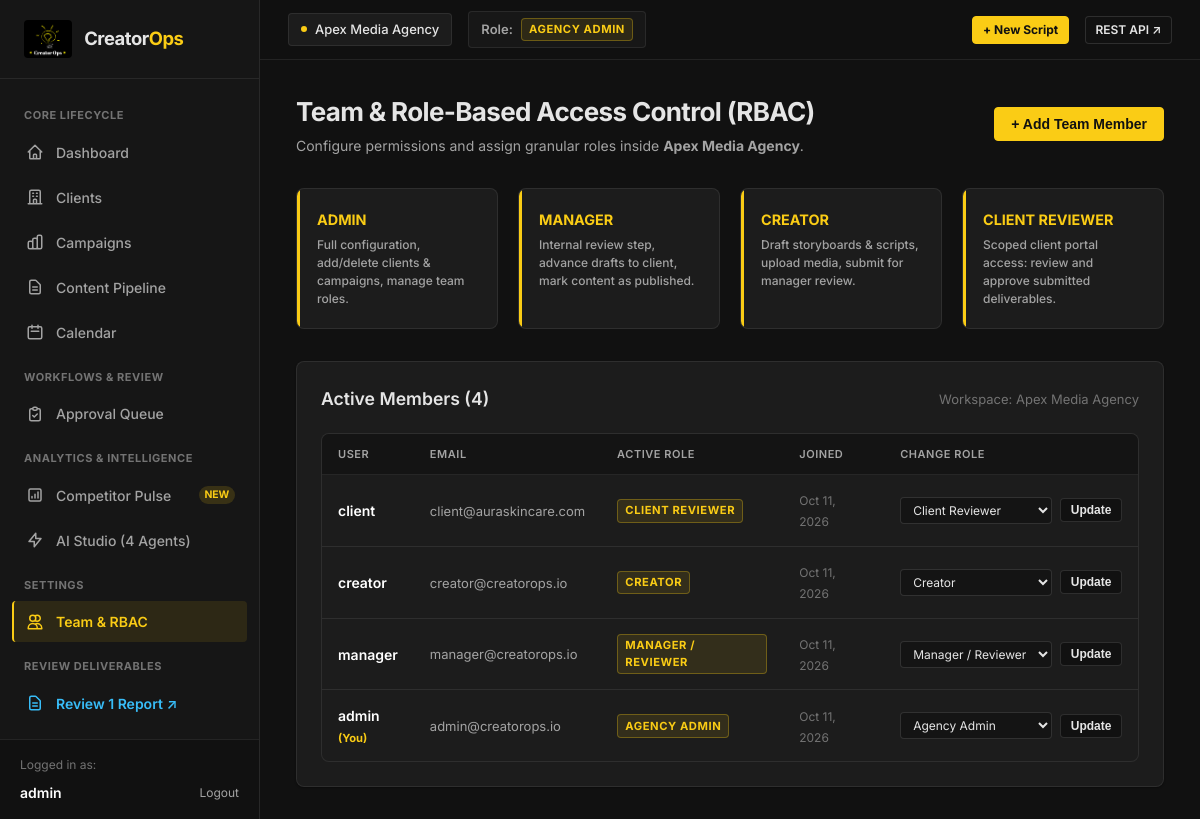
Page /workspaces/members/ (signed in) on the committed database.
### workspaces/models.py (models this page shows, shortened)
class Workspace(models.Model):
    name = models.CharField(max_length=255)
    slug = models.SlugField(max_length=255, unique=True, blank=True)
    description = models.TextField(blank=True, default="")
    created_at = models.DateTimeField(auto_now_add=True)
    updated_at = models.DateTimeField(auto_now=True)
    class Meta:
        ordering = ["name"]

class Membership(models.Model):
    class Role(models.TextChoices):
        ADMIN = "ADMIN", "Agency Admin"
        CREATOR = "CREATOR", "Creator"
        MANAGER = "MANAGER", "Manager / Reviewer"
        CLIENT_REVIEWER = "CLIENT_REVIEWER", "Client Reviewer"
    user = models.ForeignKey(User, on_delete=models.CASCADE, related_name="memberships")
    workspace = models.ForeignKey(Workspace, on_delete=models.CASCADE, related_name="memberships")
    role = models.CharField(max_length=20, choices=Role.choices, default=Role.CREATOR)
    created_at = models.DateTimeField(auto_now_add=True)
    class Meta:
        unique_together = ("user", "workspace")
        ordering = ["-created_at"]

### workspaces/views.py (the view, shortened to what this page needs)
# urls.py: path("members/", views.workspace_members, name="members"),
@workspace_required
@role_required([Membership.Role.ADMIN])
def workspace_members(request):
    ws = request.workspace
    members = Membership.objects.filter(workspace=ws).select_related("user")
    return render(request, "workspaces/members.html", {
        "workspace": ws,
        "members": members,
        "roles": Membership.Role.choices,
    })

### workspaces/context_processors.py (called while the page is built, shortened)
def workspace_context(request):
    memberships = Membership.objects.filter(user=request.user).select_related("workspace")
    active_ws_id = request.session.get("active_workspace_id")
    active_membership = None
    if active_ws_id:
        active_membership = memberships.filter(workspace_id=active_ws_id).first()
    if not active_membership and memberships.exists():
        active_membership = memberships.first()
        request.session["active_workspace_id"] = active_membership.workspace.id
    if active_membership:
        return {
            "active_workspace": active_membership.workspace,
            "user_role": active_membership.role,
            "user_role_label": active_membership.get_role_display(),
            "user_memberships": memberships,
        }

### workspaces/permissions.py (called while the page is built)
def get_active_workspace(request):
    if not request.user.is_authenticated:
        return None
    ws_id = request.session.get("active_workspace_id")
    if ws_id:
        membership = Membership.objects.filter(user=request.user, workspace_id=ws_id).select_related("workspace").first()
        if membership:
            return membership.workspace
    first_membership = Membership.objects.filter(user=request.user).select_related("workspace").first()
    if first_membership:
        request.session["active_workspace_id"] = first_membership.workspace.id
        return first_membership.workspace
    return None

def get_membership(user, workspace):
    if not user.is_authenticated or not workspace:
        return None
    return Membership.objects.filter(user=user, workspace=workspace).first()

def workspace_required(view_func):
    @wraps(view_func)
    def _wrapped_view(request, *args, **kwargs):
        if not request.user.is_authenticated:
            return redirect("accounts:login")
        ws = get_active_workspace(request)
        if not ws:
            messages.warning(request, "Please create or join a workspace to continue.")
            return redirect("workspaces:create")
        request.workspace = ws
        request.membership = get_membership(request.user, ws)
        return view_func(request, *args, **kwargs)
    return _wrapped_view

### templates/workspaces/members.html (shortened to what this page needs)
{% extends "base.html" %}
{% block content %}
<div class="page-header">
    <div>
        <h1 class="page-title">Team & Role-Based Access Control (RBAC)</h1>
        <p class="page-subtitle">Configure permissions and assign granular roles inside <strong>{{ workspace.name }}</strong>.</p>
    </div>
    {% if user_role == 'ADMIN' %}
    <button type="button" class="btn btn-primary" data-modal-target="inviteModal">
        <span>+ Add Team Member</span>
    </button>
    {% endif %}
</div>
<div class="grid-4" style="margin-bottom: 2rem;">
    <div class="metric-card">
        <div>
            <div style="font-weight: 700; color: #FACC15; font-size: 0.9rem;">ADMIN</div>
            <div class="metric-label" style="font-size: 0.75rem;">Full configuration, add/delete clients & campaigns, manage team roles.</div>
        </div>
    </div>
    <div class="metric-card">
        <div>
            <div style="font-weight: 700; color: #FACC15; font-size: 0.9rem;">MANAGER</div>
            <div class="metric-label" style="font-size: 0.75rem;">Internal review step, advance drafts to client, mark content as published.</div>
        </div>
    </div>
    <div class="metric-card">
        <div>
            <div style="font-weight: 700; color: #FACC15; font-size: 0.9rem;">CREATOR</div>
            <div class="metric-label" style="font-size: 0.75rem;">Draft storyboards & scripts, upload media, submit for manager review.</div>
        </div>
    </div>
    <div class="metric-card">
        <div>
            <div style="font-weight: 700; color: #FACC15; font-size: 0.9rem;">CLIENT REVIEWER</div>
            <div class="metric-label" style="font-size: 0.75rem;">Scoped client portal access: review and approve submitted deliverables.</div>
        </div>
    </div>
</div>
<div class="card">
    <div class="card-header">
        <h2 class="card-title">Active Members ({{ members.count }})</h2>
        <span style="font-size: 0.8125rem; color: var(--text-dim);">Workspace: {{ workspace.name }}</span>
    </div>
    <div class="table-container">
        <table class="table">
            <thead>
                <tr>
                    <th>User</th>
                    <th>Email</th>
                    <th>Active Role</th>
                    <th>Joined</th>
                    {% if user_role == 'ADMIN' %}
                    <th>Change Role</th>
                    {% endif %}
                </tr>
            </thead>
            <tbody>
                {% for m in members %}
                <tr>
                    <td>
                        <div style="font-weight: 600; color: #fff;">{{ m.user.username }}</div>
                        {% if m.user == request.user %}
                        <span style="font-size: 0.7rem; color: var(--primary); font-weight: 700;">(You)</span>
                        {% endif %}
                    </td>
                    <td>
                        <span style="color: var(--text-muted); font-size: 0.8125rem;">{{ m.user.email|default:"No email set" }}</span>
                    </td>
                    <td>
                        <span class="role-tag {{ m.role }}">{{ m.get_role_display }}</span>
                    </td>
                    <td>
                        <span style="color: var(--text-dim); font-size: 0.75rem;">{{ m.created_at|date:"M d, Y" }}</span>
                    </td>
                    {% if user_role == 'ADMIN' %}
                    <td>
                        <form method="POST" style="display: flex; gap: 0.5rem; align-items: center;">
                            <select name="new_role" class="form-control" style="width: auto; padding: 0.25rem 0.5rem; font-size: 0.75rem;">
                                {% for r_val, r_label in roles %}
                                <option value="{{ r_val }}" {% if m.role == r_val %}selected{% endif %}>{{ r_label }}</option>
                                {% endfor %}
                            </select>
                            <button type="submit" class="btn btn-secondary btn-sm">Update</button>
                        </form>
                    </td>
                    {% endif %}
                </tr>
                {% endfor %}
            </tbody>
        </table>
    </div>
</div>
{% endblock %}

### templates/base.html (shortened to what this page needs)
{% load static %}
<!DOCTYPE html>
<html lang="en">
<head>
    <link rel="stylesheet" href="{% static 'css/style.css' %}">
</head>
<body>
    <div class="app-layout">
        <aside class="sidebar">
            <div class="sidebar-header">
                <a href="{% url 'dashboard' %}" class="brand-logo">
                    <img src="{% static 'img/logo.png' %}" alt="CreatorOps Logo" style="height: 38px; width: auto; object-fit: contain; border-radius: 4px;">
                    <span>Creator<span>Ops</span></span>
                </a>
            </div>
            <nav class="sidebar-nav">
                <div class="nav-section-title">Core Lifecycle</div>
                <a href="{% url 'dashboard' %}" class="nav-link {% if request.resolver_match.url_name == 'dashboard' %}active{% endif %}">
                    <svg width="18" height="18" fill="none" viewBox="0 0 24 24" stroke="currentColor">
                        <path stroke-linecap="round" stroke-linejoin="round" stroke-width="2" d="M3 12l2-2m0 0l7-7 7 7M5 10v10a1 1 0 001 1h3m10-11l2 2m-2-2v10a1 1 0 01-1 1h-3m-6 0a1 1 0 001-1v-4a1 1 0 011-1h2a1 1 0 011 1v4a1 1 0 001 1m-6 0h6"/>
                    </svg>
                    <span>Dashboard</span>
                </a>
                <a href="{% url 'clients:list' %}" class="nav-link {% if 'clients' in request.path %}active{% endif %}">
                    <svg width="18" height="18" fill="none" viewBox="0 0 24 24" stroke="currentColor">
                        <path stroke-linecap="round" stroke-linejoin="round" stroke-width="2" d="M19 21V5a2 2 0 00-2-2H7a2 2 0 00-2 2v16m14 0h2m-2 0h-5m-9 0H3m2 0h5M9 7h1m-1 4h1m4-4h1m-1 4h1m-5 10v-5a1 1 0 011-1h2a1 1 0 011 1v5m-4 0h4"/>
                    </svg>
                    <span>Clients</span>
                </a>
                <a href="{% url 'campaigns:list' %}" class="nav-link {% if 'campaigns' in request.path %}active{% endif %}">
                    <span>Campaigns</span>
                </a>
                <a href="{% url 'content:list' %}" class="nav-link {% if 'content' in request.path and 'calendar' not in request.path %}active{% endif %}">
                    <svg width="18" height="18" fill="none" viewBox="0 0 24 24" stroke="currentColor">
                        <path stroke-linecap="round" stroke-linejoin="round" stroke-width="2" d="M9 12h6m-6 4h6m2 5H7a2 2 0 01-2-2V5a2 2 0 012-2h5.586a1 1 0 01.707.293l5.414 5.414a1 1 0 01.293.707V19a2 2 0 01-2 2z"/>
                    </svg>
                    <span>Content Pipeline</span>
                </a>
                <a href="{% url 'content:calendar' %}" class="nav-link {% if 'calendar' in request.path %}active{% endif %}">
                    <svg width="18" height="18" fill="none" viewBox="0 0 24 24" stroke="currentColor">
                        <path stroke-linecap="round" stroke-linejoin="round" stroke-width="2" d="M8 7V3m8 4V3m-9 8h10M5 21h14a2 2 0 002-2V7a2 2 0 00-2-2H5a2 2 0 00-2 2v12a2 2 0 002 2z"/>
                    </svg>
                    <span>Calendar</span>
                </a>
                <div class="nav-section-title">Workflows & Review</div>
                <a href="{% url 'approvals:queue' %}" class="nav-link {% if 'approvals' in request.path %}active{% endif %}">
                    <svg width="18" height="18" fill="none" viewBox="0 0 24 24" stroke="currentColor">
                        <path stroke-linecap="round" stroke-linejoin="round" stroke-width="2" d="M9 5H7a2 2 0 00-2 2v12a2 2 0 002 2h10a2 2 0 002-2V7a2 2 0 00-2-2h-2M9 5a2 2 0 002 2h2a2 2 0 002-2M9 5a2 2 0 012-2h2a2 2 0 012 2m-6 9l2 2 4-4"/>
                    </svg>
                    <span>Approval Queue</span>
                </a>
                {% if user_role in "ADMIN,MANAGER,CREATOR" %}
                <div class="nav-section-title">Analytics & Intelligence</div>
                <a href="{% url 'analytics:competitors' %}" class="nav-link {% if 'competitors' in request.path %}active{% endif %}">
                    <svg width="18" height="18" fill="none" viewBox="0 0 24 24" stroke="currentColor">
                        <path stroke-linecap="round" stroke-linejoin="round" stroke-width="2" d="M16 8v8m-4-5v5m-4-2v2m-2 4h12a2 2 0 002-2V6a2 2 0 00-2-2H6a2 2 0 00-2 2v12a2 2 0 002 2z"/>
                    </svg>
                    <span>Competitor Pulse</span>
                    <span style="margin-left: auto; font-size: 0.65rem; background: rgba(250, 204, 21, 0.15); color: #FACC15; padding: 0.1rem 0.35rem; border-radius: 9999px; font-weight: 700;">NEW</span>
                </a>
                <a href="{% url 'analytics:agents' %}" class="nav-link {% if 'agents' in request.path %}active{% endif %}">
                    <svg width="18" height="18" fill="none" viewBox="0 0 24 24" stroke="currentColor">
                        <path stroke-linecap="round" stroke-linejoin="round" stroke-width="2" d="M13 10V3L4 14h7v7l9-11h-7z"/>
                    </svg>
                    <span>AI Studio (4 Agents)</span>
                </a>
                {% endif %}
                {% if user_role == 'ADMIN' %}
                <div class="nav-section-title">Settings</div>
                <a href="{% url 'workspaces:members' %}" class="nav-link {% if 'members' in request.path %}active{% endif %}">
                    <svg width="18" height="18" fill="none" viewBox="0 0 24 24" stroke="currentColor">
                        <path stroke-linecap="round" stroke-linejoin="round" stroke-width="2" d="M12 4.354a4 4 0 110 5.292M15 21H3v-1a6 6 0 0112 0v1zm0 0h6v-1a6 6 0 00-9-5.197M13 7a4 4 0 11-8 0 4 4 0 018 0z"/>
                    </svg>
                    <span>Team & RBAC</span>
                </a>
                {% endif %}
                <div class="nav-section-title">Review Deliverables</div>
                <a href="/reports/review1/" target="_blank" class="nav-link" style="color: #38BDF8; font-weight: 600;">
                    <svg width="18" height="18" fill="none" viewBox="0 0 24 24" stroke="currentColor">
                        <path stroke-linecap="round" stroke-linejoin="round" stroke-width="2" d="M9 12h6m-6 4h6m2 5H7a2 2 0 01-2-2V5a2 2 0 012-2h5.586a1 1 0 01.707.293l5.414 5.414a1 1 0 01.293.707V19a2 2 0 01-2 2z"/>
                    </svg>
                    <span>Review 1 Report ↗</span>
                </a>
                <a href="/reports/review2/" target="_blank" class="nav-link">
                    <span>Review 2 Report ↗</span>
                </a>
            </nav>
            <div class="sidebar-footer">
                <div style="font-size: 0.75rem; color: var(--text-dim); margin-bottom: 0.5rem;">Logged in as:</div>
                <div style="display: flex; align-items: center; justify-content: space-between;">
                    <span style="font-weight: 600; font-size: 0.875rem; color: #fff;">{{ request.user.username }}</span>
                    <a href="{% url 'accounts:logout' %}" style="color: var(--text-muted); font-size: 0.75rem; text-decoration: none;">Logout</a>
                </div>
            </div>
        </aside>
        <div class="main-wrapper">
            <header class="topbar">
                <div class="topbar-left">
                    {% if active_workspace %}
                    <div class="workspace-badge">
                        <span class="dot"></span>
                        <span>{{ active_workspace.name }}</span>
                    </div>
                    {% endif %}
                    <div class="role-switcher-banner" style="background: rgba(255,255,255,0.03); border: 1px solid var(--border-color); padding: 0.35rem 0.75rem; border-radius: var(--radius-sm);">
                        <span style="color:var(--text-muted); font-weight:600; font-size:0.8125rem;">Role:</span>
                        <span class="role-tag {{ user_role }}">{{ user_role_label|default:user_role }}</span>
                    </div>
                </div>
                <div class="topbar-right">
                    {% if user_role in "ADMIN,MANAGER,CREATOR" %}
                    <a href="{% url 'content:create' %}" class="btn btn-primary btn-sm">
                        <span>+ New Script</span>
                    </a>
                    {% endif %}
                    <a href="/api/" target="_blank" class="btn btn-secondary btn-sm" title="Explore DRF REST APIs">
                        <span>REST API ↗</span>
                    </a>
                </div>
            </header>
            <main class="page-container">
                {% block content %}{% endblock %}
            </main>
        </div>
    </div>
</body>
</html>

### rows in the picture
Workspace: name "Apex Media Agency"
Membership: role "AGENCY ADMIN", user.username "admin", shows "(You)", user.email "admin@creatorops.io", created_at "Oct 11, 2026", new_role "Agency Admin"
Membership: user.username "client", user.email "client@auraskincare.com", role "CLIENT REVIEWER", created_at "Oct 11, 2026", new_role "Client Reviewer"
Membership: user.username "creator", user.email "creator@creatorops.io", role "CREATOR", created_at "Oct 11, 2026", new_role "Creator"
Membership: user.username "manager", user.email "manager@creatorops.io", role "MANAGER / REVIEWER", created_at "Oct 11, 2026", new_role "Manager / Reviewer"

### other values in the picture
{{ request.user.username }} "admin"
{{ members.count }} "4"
